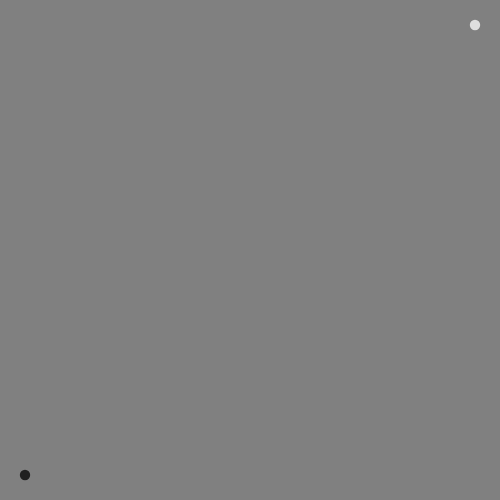
Frame 1 (no input)
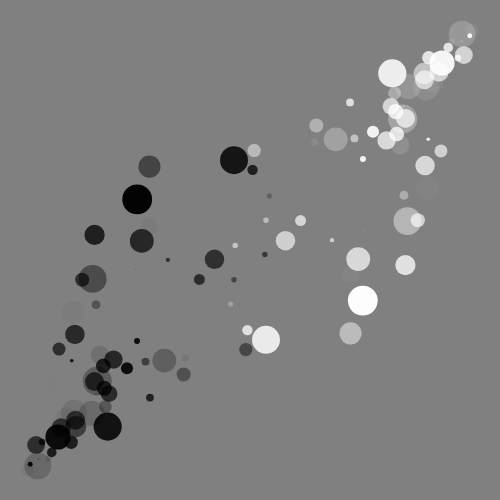
Frame 60 (no input)
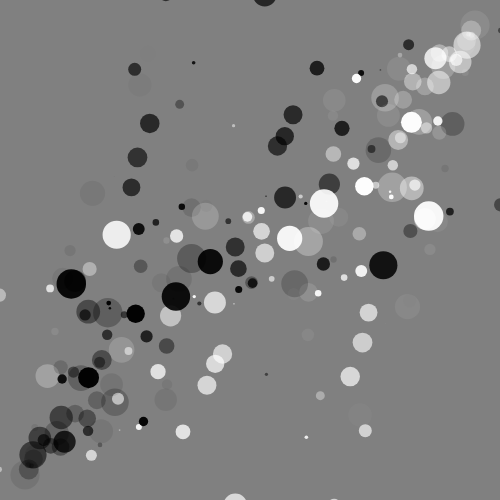
Frame 120 (the mouse pressed at the canvas centre since frame 60)

The p5.js sketch that drew these frames (run headless with seeded random() and noise() and a simulated clock; from frame 60 on, the mouse is pressed at the canvas centre):

// p5.js sketch
// ── sketch.js
let cars = [];

function setup() {
  createCanvas(500, 500);
  // for (let i = 0; i < 20; i++) {
  //   cars.push(new Car());
  // }
  noStroke();
}

function draw() {
  background('grey');
  cars.push(new Car());

  for (let i = 0; i < cars.length; i++) {
    cars[i].display();
    cars[i].move();
    if (cars[i].a <= 0) {
      cars.splice(i, 1);
    }
  }
}


class Car {
  constructor() {
    // Attributes
    this.pos = createVector(width * 0.05, height * 0.95);
    this.vel = createVector(random(1, 5), random(-6, -2));
    // this.r = random(255);
    // this.g = random(255);
    // this.b = random(255);
    this.a = random(255);
    this.size = random(30);
  }

  // Methods
  display() {
    fill(0, 0, 0, this.a);
    circle(this.pos.x, this.pos.y, this.size);
    fill(255, 255, 255, this.a);
    circle(width-this.pos.x, height-this.pos.y, this.size);
  }

  move() {
    this.pos.add(this.vel);
    // if (this.pos.x > width) this.pos.x = 0;
    // if (this.pos.x < 0) this.pos.x = width;
    // if (this.pos.y > height) this.pos.y = 0;
    // if (this.pos.y < 0) this.pos.y = height;
  }

}
